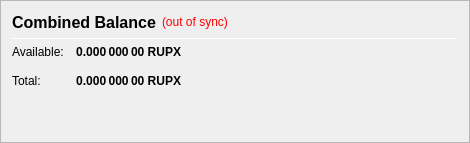
                   <widget class="QFrame" name="frame_CombinedBalances">
                    <property name="minimumSize">
                     <size>
                      <width>470</width>
                      <height>0</height>
                     </size>
                    </property>
                    <property name="frameShape">
                     <enum>QFrame::StyledPanel</enum>
                    </property>
                    <property name="frameShadow">
                     <enum>QFrame::Raised</enum>
                    </property>
                    <layout class="QVBoxLayout" name="verticalLayout_5">
                     <item>
                      <layout class="QHBoxLayout" name="horizontalLayout_5" stretch="0,0,0">
                       <item>
                        <widget class="QLabel" name="label_5z">
                         <property name="minimumSize">
                          <size>
                           <width>0</width>
                           <height>20</height>
                          </size>
                         </property>
                         <property name="font">
                          <font>
                           <pointsize>12</pointsize>
                           <weight>75</weight>
                           <bold>true</bold>
                          </font>
                         </property>
                         <property name="toolTip">
                          <string>Combined Balance (including unconfirmed and immature coins)</string>
                         </property>
                         <property name="text">
                          <string>Combined Balance</string>
                         </property>
                        </widget>
                       </item>
                       <item>
                        <widget class="QLabel" name="labelWalletStatus">
                         <property name="cursor">
                          <cursorShape>WhatsThisCursor</cursorShape>
                         </property>
                         <property name="toolTip">
                          <string>The displayed information may be out of date. Your wallet automatically synchronizes with the RUPX network after a connection is established, but this process has not completed yet.</string>
                         </property>
                         <property name="styleSheet">
                          <string notr="true">QLabel { color: red; }</string>
                         </property>
                         <property name="text">
                          <string notr="true">(out of sync)</string>
                         </property>
                         <property name="alignment">
                          <set>Qt::AlignLeading|Qt::AlignLeft|Qt::AlignVCenter</set>
                         </property>
                        </widget>
                       </item>
                       <item>
                        <spacer name="horizontalSpacer_1">
                         <property name="orientation">
                          <enum>Qt::Horizontal</enum>
                         </property>
                         <property name="sizeHint" stdset="0">
                          <size>
                           <width>40</width>
                           <height>20</height>
                          </size>
                         </property>
                        </spacer>
                       </item>
                      </layout>
                     </item>
                     <item>
                      <widget class="Line" name="line_CombinedBalance">
                       <property name="minimumSize">
                        <size>
                         <width>0</width>
                         <height>1</height>
                        </size>
                       </property>
                       <property name="maximumSize">
                        <size>
                         <width>16777215</width>
                         <height>1</height>
                        </size>
                       </property>
                       <property name="orientation">
                        <enum>Qt::Horizontal</enum>
                       </property>
                      </widget>
                     </item>
                     <item>
                      <layout class="QGridLayout" name="gridLayout_3">
                       <property name="spacing">
                        <number>12</number>
                       </property>
                       <item row="1" column="0">
                        <widget class="QLabel" name="labelBalanceTextz">
                         <property name="text">
                          <string>Available:</string>
                         </property>
                        </widget>
                       </item>
                       <item row="1" column="1">
                        <widget class="QLabel" name="labelBalancez">
                         <property name="font">
                          <font>
                           <weight>75</weight>
                           <bold>true</bold>
                          </font>
                         </property>
                         <property name="cursor">
                          <cursorShape>IBeamCursor</cursorShape>
                         </property>
                         <property name="toolTip">
                          <string>Your current spendable balance</string>
                         </property>
                         <property name="text">
                          <string notr="true">0.000 000 00 RUPX</string>
                         </property>
                         <property name="alignment">
                          <set>Qt::AlignRight|Qt::AlignTrailing|Qt::AlignVCenter</set>
                         </property>
                         <property name="textInteractionFlags">
                          <set>Qt::LinksAccessibleByMouse|Qt::TextSelectableByKeyboard|Qt::TextSelectableByMouse</set>
                         </property>
                        </widget>
                       </item>
                       <item row="2" column="0">
                        <widget class="QLabel" name="labelTotalTextz">
                         <property name="text">
                          <string>Total:</string>
                         </property>
                        </widget>
                       </item>
                       <item row="2" column="1">
                        <widget class="QLabel" name="labelTotalz">
                         <property name="font">
                          <font>
                           <weight>75</weight>
                           <bold>true</bold>
                          </font>
                         </property>
                         <property name="cursor">
                          <cursorShape>IBeamCursor</cursorShape>
                         </property>
                         <property name="toolTip">
                          <string>Total Balance, including all unavailable coins.</string>
                         </property>
                         <property name="text">
                          <string notr="true">0.000 000 00 RUPX</string>
                         </property>
                         <property name="alignment">
                          <set>Qt::AlignRight|Qt::AlignTrailing|Qt::AlignVCenter</set>
                         </property>
                         <property name="textInteractionFlags">
                          <set>Qt::LinksAccessibleByMouse|Qt::TextSelectableByKeyboard|Qt::TextSelectableByMouse</set>
                         </property>
                        </widget>
                       </item>
                       <item row="2" column="3">
                        <spacer name="horizontalSpacer_2">
                         <property name="orientation">
                          <enum>Qt::Horizontal</enum>
                         </property>
                         <property name="sizeHint" stdset="0">
                          <size>
                           <width>40</width>
                           <height>20</height>
                          </size>
                         </property>
                        </spacer>
                       </item>
                      </layout>
                     </item>
                     <item>
                      <spacer name="verticalSpacer_1">
                       <property name="orientation">
                        <enum>Qt::Vertical</enum>
                       </property>
                       <property name="sizeHint" stdset="0">
                        <size>
                         <width>20</width>
                         <height>40</height>
                        </size>
                       </property>
                      </spacer>
                     </item>
                    </layout>
                   </widget>
